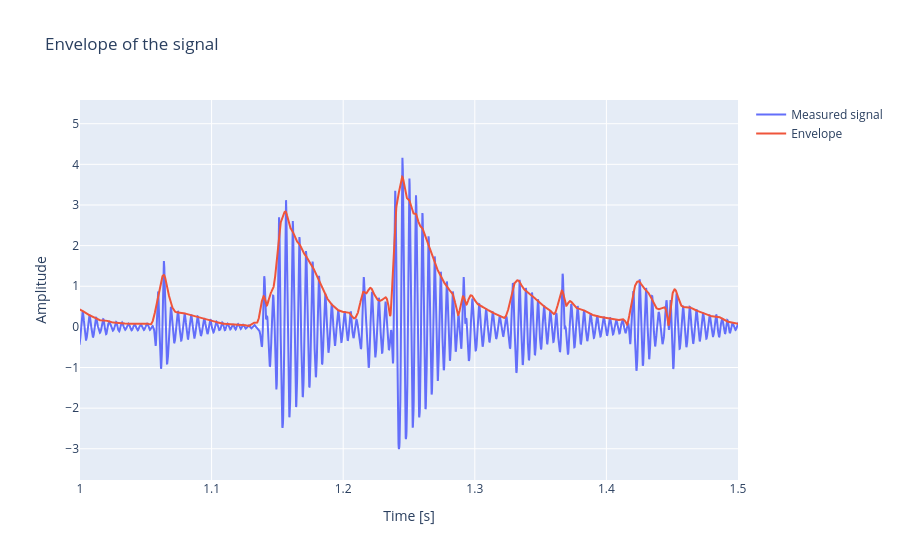

Here is the notebook cell this chart was saved with:
### Markdown cell above
Given the spectrum, frequency range for bandpass filter was selected from 100 Hz to 300 Hz. Envelope together with raw signal is shown on next figure. This is implemented using plotly for interactivity.

### Code cell
from pybearing.analysis.envelope_analysis import envelope_extraction

envelope, figure = envelope_extraction(force, 6400, [100, 300], "bandpass", plot=True)
figure.update_xaxes(range=[1, 1.5])
figure.show()

### Figure 1 — Plotly figure (JSON) as saved in the notebook; plotly's stock layout.template omitted (floating-point values rounded to 4 significant figures; data arrays with more than 128 entries replaced by an {"elided": "..."} marker saying what was removed)
{"data": [{"mode": "lines", "name": "Measured signal", "type": "scatter", "x": {"elided": "64000 float values"}, "y": {"elided": "64000 float values"}}, {"mode": "lines", "name": "Envelope", "type": "scatter", "x": {"elided": "64000 float values"}, "y": {"elided": "64000 float values"}}], "layout": {"title": {"text": "Envelope of the signal"}, "xaxis": {"range": [1, 1.5], "title": {"text": "Time [s]"}}, "yaxis": {"title": {"text": "Amplitude"}}}}
